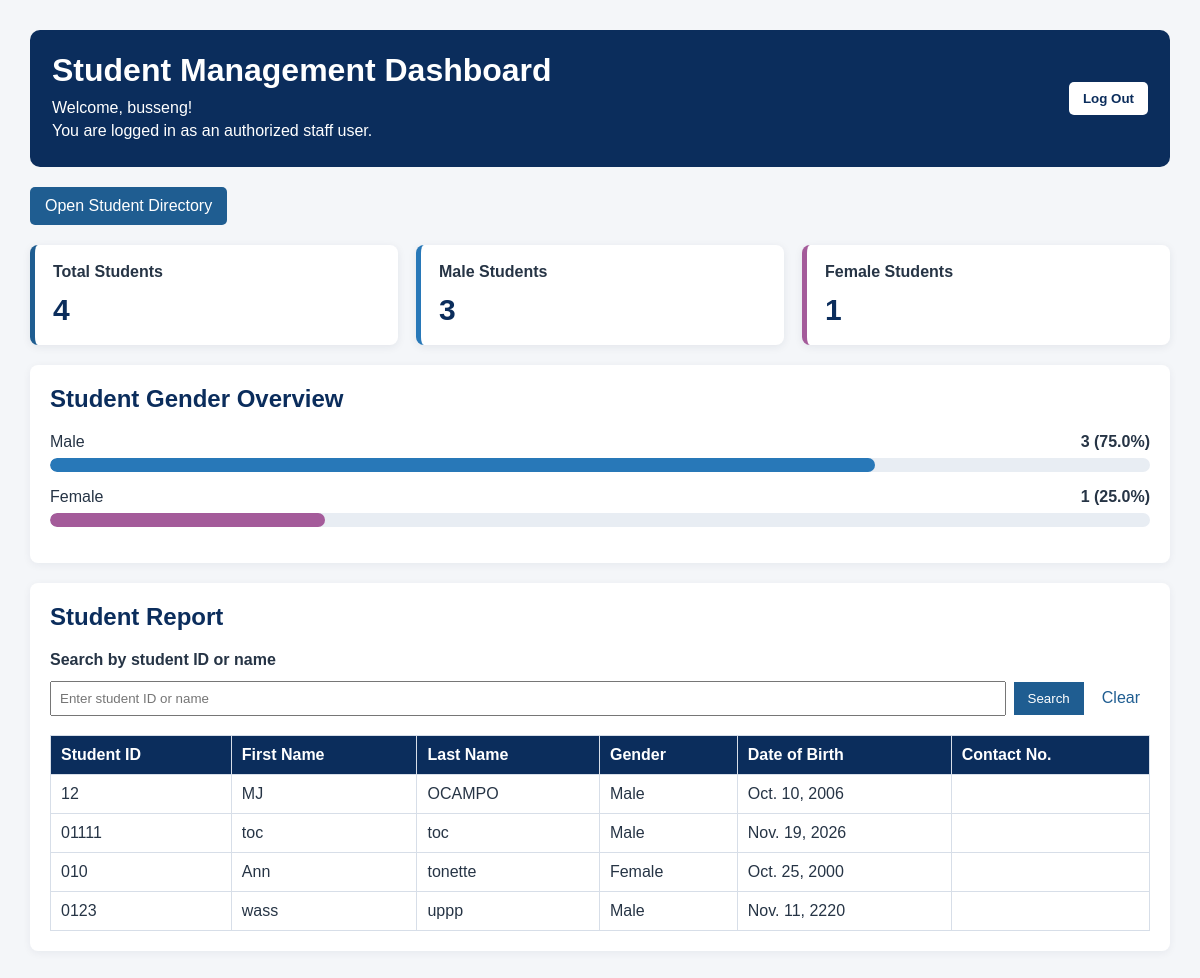
The page /registration/dashboard/ (signed in) on the database as committed earlier.
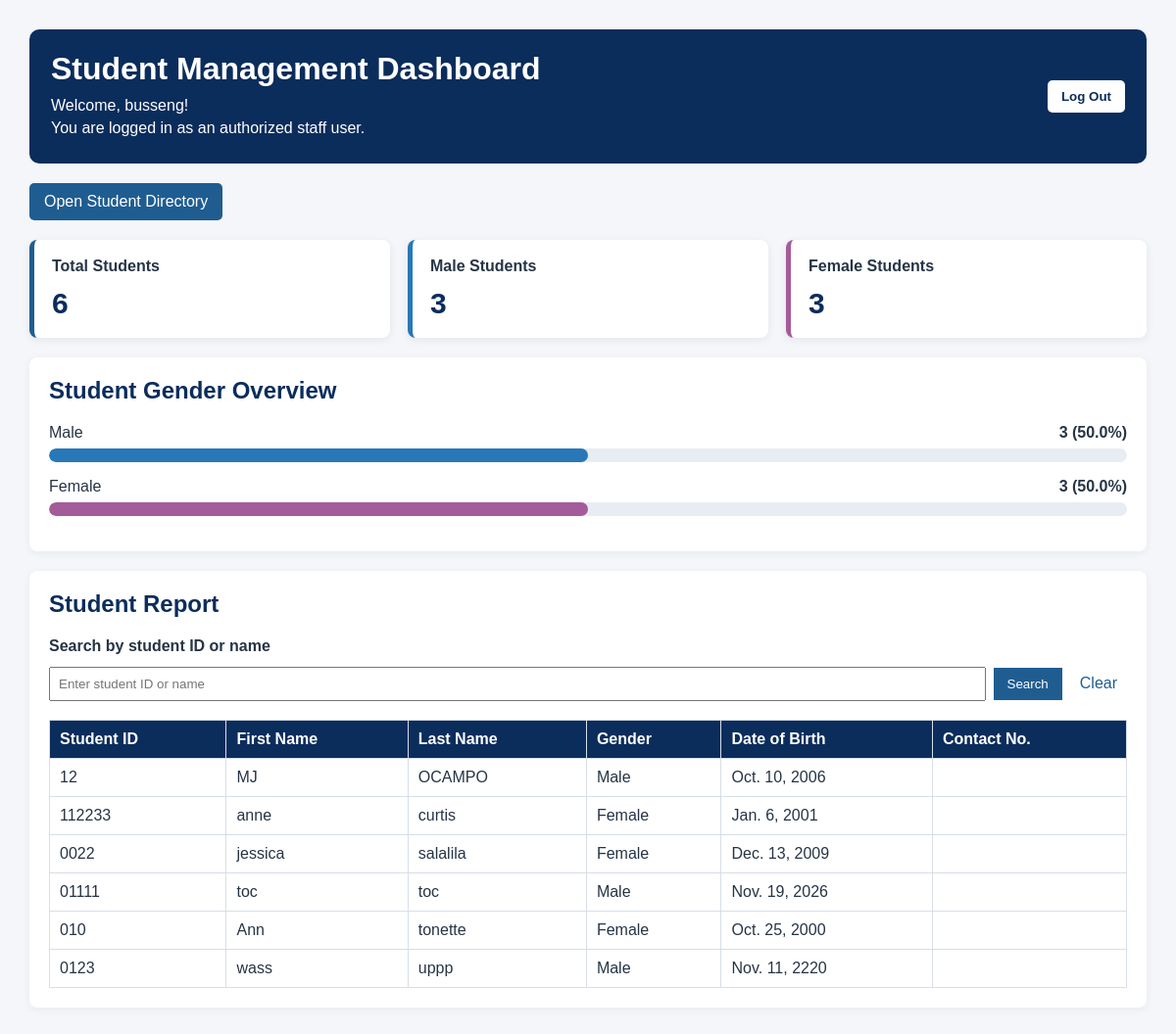
The same page on the database as committed later.
### registration/models.py (models this page shows, shortened)
class Student(models.Model):
    GENDER_CHOICES = [
        ('Male','Male'),
        ('Female','Female'),
    ]
    student_id=models.CharField(
        max_length=20,
        unique=True)
    first_name=models.CharField(
        max_length=100)
    last_name=models.CharField(
        max_length=100)
    gender=models.CharField(
        max_length=10,
        choices=GENDER_CHOICES)
    date_of_birth=models.DateField()
    contact_number=models.CharField(
        max_length=20)

### registration/views.py (the view)
# urls.py: path('dashboard/', views.staff_dashboard, name='staff_dashboard'),
@user_passes_test(staff_check, login_url='login')
def staff_dashboard(request):
    total_students = Student.objects.count()
    male_students = Student.objects.filter(gender='Male').count()
    female_students = Student.objects.filter(gender='Female').count()
    male_percent = (
        male_students / total_students * 100
        if total_students > 0 else 0
    )
    female_percent = (
        female_students / total_students * 100
        if total_students > 0 else 0
    )
    query = request.GET.get('q', '').strip()
    students = Student.objects.all().order_by('last_name', 'first_name')
    if query:
        students = students.filter(
            Q(student_id__icontains=query)
            | Q(first_name__icontains=query)
            | Q(last_name__icontains=query)
        )
    context = {
        'total_students': total_students,
        'male_students': male_students,
        'female_students': female_students,
        'male_percent': male_percent,
        'female_percent': female_percent,
        'students': students,
        'query': query,
    }
    return render(request, 'registration/dashboard.html', context)

### registration/views.py (called while the page is built)
def staff_check(user):
    return user.is_authenticated and user.is_staff

### registration/templates/registration/dashboard.html (shortened to what the changed rows need)
{% load static %}
<!DOCTYPE html>
<html lang="en">
<head>
    <link rel="stylesheet" href="{% static 'registration/style.css' %}">
</head>
<body>
<main class="dashboard-container">
    <header class="dashboard-header">
        <div>
            <h1>Student Management Dashboard</h1>
        </div>
    </header>
    <section class="summary-grid">
        <article class="summary-card total-card">
            <h2>Total Students</h2>
            <p class="summary-number">
                {{ total_students }}
            </p>
        </article>
        <article class="summary-card male-card">
            <h2>Male Students</h2>
        </article>
        <article class="summary-card female-card">
            <h2>Female Students</h2>
            <p class="summary-number">
                {{ female_students }}
            </p>
        </article>
    </section>
    <section class="report-section">
        <h2>
            Student Gender Overview
        </h2>
        <div class="gender-row">
            <div class="gender-label">
                <span>
                    Male
                </span>
                <strong>
                    {{ male_students }}
                    ({{ male_percent|floatformat:1 }}%)
                </strong>
            </div>
            <div class="bar-track">
                <div
                    class="bar-fill male-bar"
                    style="width: {{ male_percent }}%;">
                </div>
            </div>
        </div>
        <div class="gender-row">
            <div class="gender-label">
                <span>
                    Female
                </span>
                <strong>
                    {{ female_students }}
                    ({{ female_percent|floatformat:1 }}%)
                </strong>
            </div>
            <div class="bar-track">
                <div
                    class="bar-fill female-bar"
                    style="width: {{ female_percent }}%;">
                </div>
            </div>
        </div>
    </section>
    <section class="report-section">
        <h2>
            Student Report
        </h2>
        <div class="table-wrapper">
            <table>
                <thead>
                    <tr>
                        <th>Student ID</th>
                        <th>First Name</th>
                        <th>Last Name</th>
                        <th>Gender</th>
                        <th>Date of Birth</th>
                        <th>Contact No.</th>
                    </tr>
                </thead>
                <tbody>
                {% for student in students %}
                    <tr>
                        <td>
                            {{ student.student_id }}
                        </td>
                        <td>
                            {{ student.first_name }}
                        </td>
                        <td>
                            {{ student.last_name }}
                        </td>
                        <td>
                            {{ student.gender }}
                        </td>
                        <td>
                            {{ student.date_of_birth }}
                        </td>
                        <td>
                        </td>
                    </tr>
                {% empty %}
                    <tr>
                        <td colspan="6" class="empty-message">
                            No student records found.
                        </td>
                    </tr>
                {% endfor %}
                </tbody>
            </table>
        </div>
    </section>
</main>
</body>
</html>

Rows that differ between the two databases and show on the page:
added Student: student_id "112233", first_name "anne", last_name "curtis", gender "Female", date_of_birth "Jan. 6, 2001"
added Student: student_id "0022", first_name "jessica", last_name "salalila", gender "Female", date_of_birth "Dec. 13, 2009"
Other text that changed with them:
{{ total_students }}: "4" → "6"
{{ female_students }}: "1" → "3"
{{ male_percent|floatformat:1 }}: "75.0" → "50.0"
{{ male_percent }}: 75.0 → 50.0 (drawn)
{{ female_percent|floatformat:1 }}: "25.0" → "50.0"
{{ female_percent }}: 25.0 → 50.0 (drawn)
